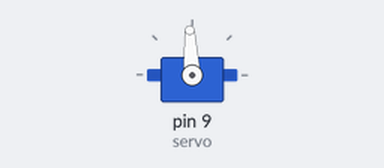
A sketch run on a simulated Arduino Uno, built with avr-gcc and run on an emulated ATmega328P. On the bench: servo.

Above: at 0.05 s.
At 5.0 s:
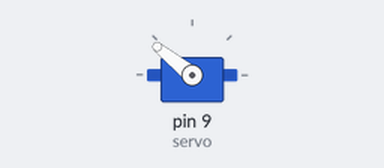
Timing chart, 0 to 7.8 s (numbered marks = the images above):
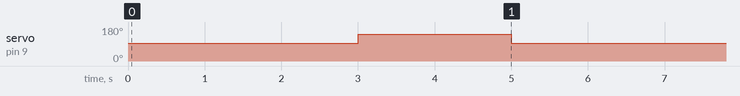

Measured:
- by itself, servo on pin 9 (servo): alternates 141° for 2.0 s and 93° for 4.0 s

The sketch:

sketch_feb10a2.ino
```cpp
#include <Servo.h>
Servo servo;

void setup() {
 servo.attach(9);
}

void loop() {
// rotate counter-clockwise full-speed
servo.writeMicroseconds(1500);
delay(2000);

// rotation stopped
servo.writeMicroseconds(1500);
delay(1000);

// rotate clockwise full-speed
servo.writeMicroseconds(2000);
delay(2000);

// rotation stopped
servo.writeMicroseconds(1500);
delay(1000);
}
```
